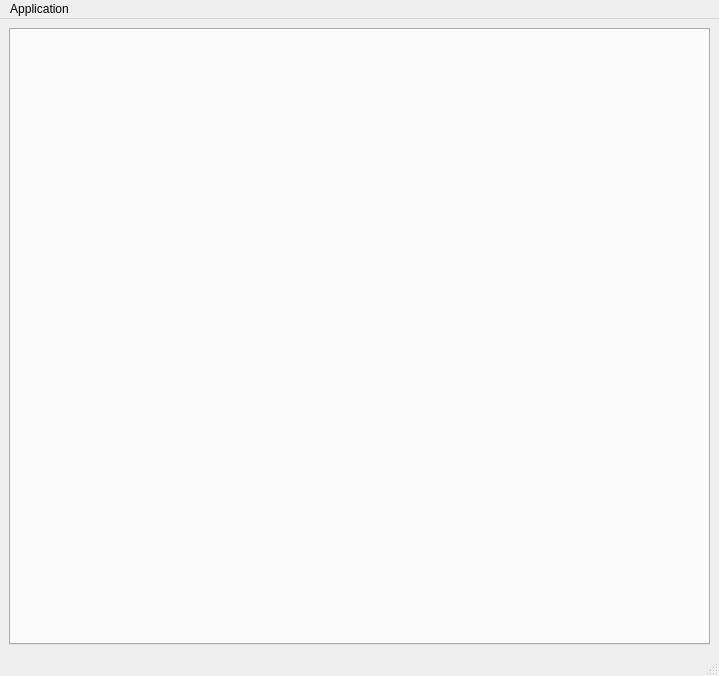
<?xml version="1.0" encoding="UTF-8"?>
<ui version="4.0">
 <class>MainWindow</class>
 <widget class="QMainWindow" name="MainWindow">
  <property name="geometry">
   <rect>
    <x>0</x>
    <y>0</y>
    <width>719</width>
    <height>676</height>
   </rect>
  </property>
  <property name="windowTitle">
   <string>gpAnalizer</string>
  </property>
  <widget class="QWidget" name="centralwidget">
   <layout class="QGridLayout" name="gridLayout">
    <item row="0" column="0">
     <widget class="QTabWidget" name="tabWidget">
      <property name="currentIndex">
       <number>-1</number>
      </property>
     </widget>
    </item>
   </layout>
  </widget>
  <widget class="QStatusBar" name="statusbar"/>
  <widget class="QMenuBar" name="menuBar">
   <property name="geometry">
    <rect>
     <x>0</x>
     <y>0</y>
     <width>719</width>
     <height>19</height>
    </rect>
   </property>
   <widget class="QMenu" name="menuFile">
    <property name="title">
     <string>Application</string>
    </property>
    <addaction name="newApp"/>
    <addaction name="deleteApp"/>
   </widget>
   <addaction name="menuFile"/>
  </widget>
  <action name="actionNew">
   <property name="text">
    <string>New </string>
   </property>
  </action>
  <action name="newApp">
   <property name="text">
    <string>New</string>
   </property>
  </action>
  <action name="deleteApp">
   <property name="text">
    <string>Delete current</string>
   </property>
  </action>
 </widget>
 <resources/>
 <connections/>
</ui>
